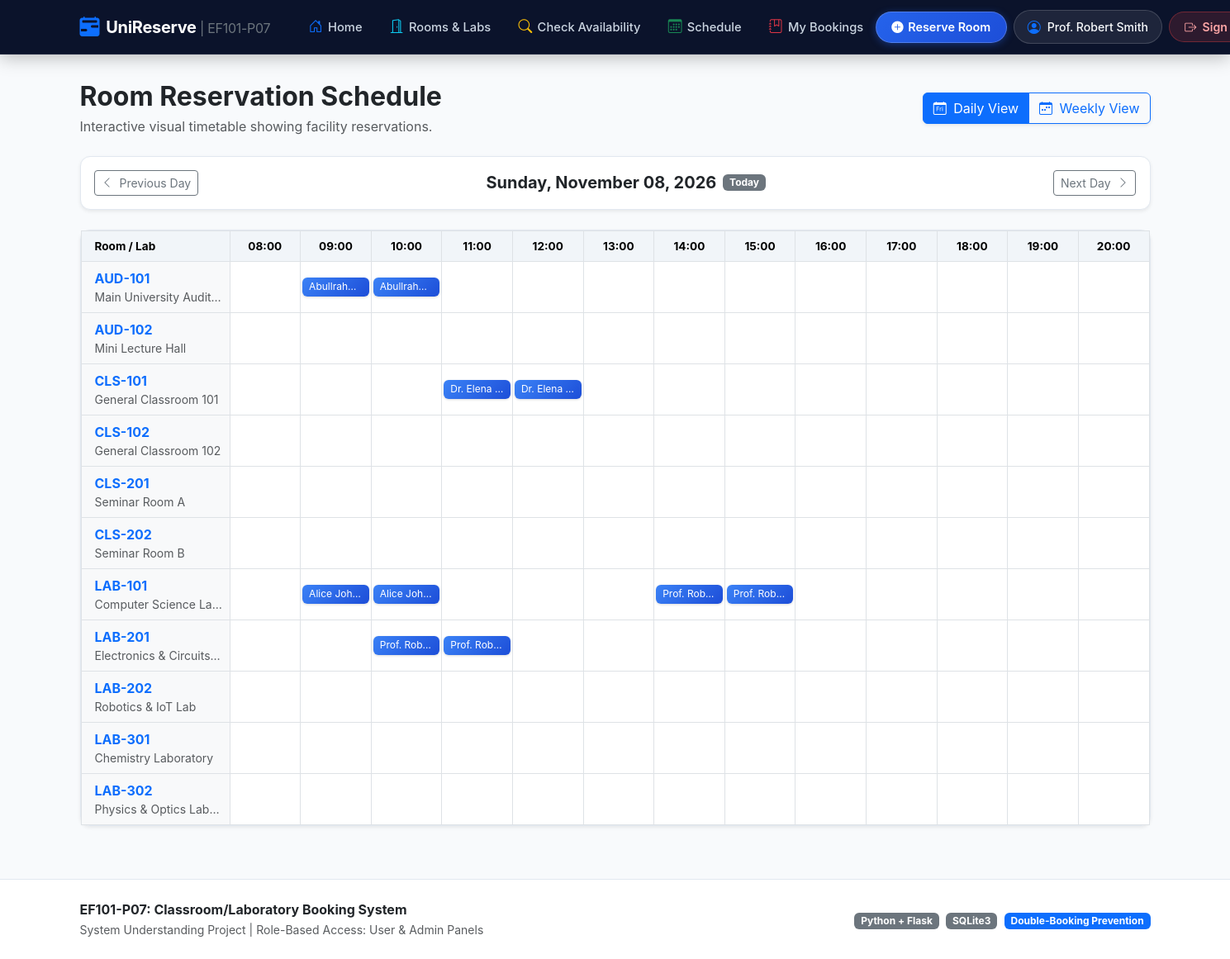
The app's page /schedule (signed in) with its own data.
### tables this page shows
CREATE TABLE rooms (
            id TEXT PRIMARY KEY,
            name TEXT NOT NULL,
            room_type TEXT NOT NULL,
            location TEXT NOT NULL,
            capacity INTEGER NOT NULL,
            equipment TEXT NOT NULL,
            description TEXT
        );

CREATE TABLE bookings (
            id INTEGER PRIMARY KEY AUTOINCREMENT,
            room_id TEXT NOT NULL,
            user_id INTEGER,
            user_name TEXT NOT NULL,
            user_email TEXT NOT NULL,
            booking_date TEXT NOT NULL,
            start_time TEXT NOT NULL,
            end_time TEXT NOT NULL,
            purpose TEXT NOT NULL,
            status TEXT NOT NULL DEFAULT 'Confirmed',
            created_at TEXT NOT NULL,
            FOREIGN KEY (room_id) REFERENCES rooms(id) ON DELETE CASCADE,
            FOREIGN KEY (user_id) REFERENCES users(id) ON DELETE SET NULL
        );

### app.py (the view)
@app.route("/schedule")
def schedule_view():
    view_type = request.args.get("view", "day")
    selected_date_str = request.args.get("date", date.today().isoformat())
    selected_room_id = request.args.get("room_id", "")
    try:
        current_date = datetime.strptime(selected_date_str, "%Y-%m-%d").date()
    except ValueError:
        current_date = date.today()
        selected_date_str = current_date.isoformat()
    conn = database.get_db()
    cursor = conn.cursor()
    cursor.execute("SELECT * FROM rooms ORDER BY id ASC")
    rooms = cursor.fetchall()
    if view_type == "week":
        start_of_week = current_date - timedelta(days=current_date.weekday())
        week_days = [start_of_week + timedelta(days=i) for i in range(7)]
        week_dates_str = [d.isoformat() for d in week_days]
        query = """
            SELECT b.*, r.name as room_name
            FROM bookings b
            JOIN rooms r ON b.room_id = r.id
            WHERE b.booking_date BETWEEN ? AND ?
              AND b.status = 'Confirmed'
        """
        params = [week_dates_str[0], week_dates_str[-1]]
        if selected_room_id:
            query += " AND b.room_id = ?"
            params.append(selected_room_id)
        query += " ORDER BY b.start_time ASC"
        cursor.execute(query, params)
        week_bookings = cursor.fetchall()
        bookings_by_day = {d_str: [] for d_str in week_dates_str}
        for b in week_bookings:
            if b["booking_date"] in bookings_by_day:
                bookings_by_day[b["booking_date"]].append(b)
        prev_week = (current_date - timedelta(days=7)).isoformat()
        next_week = (current_date + timedelta(days=7)).isoformat()
        conn.close()
        return render_template(
            "schedule.html",
            view_type="week",
            current_date=current_date,
            week_days=week_days,
            bookings_by_day=bookings_by_day,
            rooms=rooms,
            selected_room_id=selected_room_id,
            prev_date=prev_week,
            next_date=next_week
        )
    else:
        cursor.execute("""
            SELECT b.*, r.name as room_name
            FROM bookings b
            JOIN rooms r ON b.room_id = r.id
            WHERE b.booking_date = ?
              AND b.status = 'Confirmed'
            ORDER BY b.start_time ASC
        """, (selected_date_str,))
        day_bookings = cursor.fetchall()
        room_schedules = {r["id"]: [] for r in rooms}
        for b in day_bookings:
            if b["room_id"] in room_schedules:
                room_schedules[b["room_id"]].append(b)
        prev_day = (current_date - timedelta(days=1)).isoformat()
        next_day = (current_date + timedelta(days=1)).isoformat()
        time_slots = [f"{hour:02d}:00" for hour in range(8, 21)]
        conn.close()
        return render_template(
            "schedule.html",
            view_type="day",
            current_date=current_date,
            rooms=rooms,
            room_schedules=room_schedules,
            time_slots=time_slots,
            prev_date=prev_day,
            next_date=next_day
        )

### app.py (called while the page is built)
@app.before_request
def require_login():
    public_endpoints = ["login", "register", "static"]
    if request.endpoint and request.endpoint not in public_endpoints:
        if "user_id" not in session:
            return redirect(url_for("login"))

@app.context_processor
def inject_user():
    return {
        "current_user": {
            "id": session.get("user_id"),
            "username": session.get("username"),
            "name": session.get("user_name"),
            "email": session.get("user_email"),
            "role": session.get("role")
        }
    }

### database.py (called while the page is built)
def get_db():
    conn = sqlite3.connect(DB_FILE)
    conn.row_factory = sqlite3.Row
    conn.execute("PRAGMA foreign_keys = ON")
    return conn

### templates/schedule.html (shortened to what this page needs)
{% extends "base.html" %}
{% block content %}
<div class="d-flex justify-content-between align-items-center mb-4 flex-wrap gap-2">
    <div>
        <h2 class="fw-bold text-dark mb-1">Room Reservation Schedule</h2>
        <p class="text-muted mb-0">Interactive visual timetable showing facility reservations.</p>
    </div>
    <div class="btn-group shadow-sm" role="group">
        <a href="{{ url_for('schedule_view', view='day', date=current_date.isoformat()) }}"
           class="btn {% if view_type == 'day' %}btn-primary{% else %}btn-outline-primary{% endif %}">
            <i class="bi bi-calendar-day me-1"></i> Daily View
        </a>
        <a href="{{ url_for('schedule_view', view='week', date=current_date.isoformat()) }}"
           class="btn {% if view_type == 'week' %}btn-primary{% else %}btn-outline-primary{% endif %}">
            <i class="bi bi-calendar-week me-1"></i> Weekly View
        </a>
    </div>
</div>
<div class="card mb-4 bg-white shadow-sm">
    <div class="card-body d-flex justify-content-between align-items-center flex-wrap gap-2">
        <a href="{{ url_for('schedule_view', view=view_type, date=prev_date) }}" class="btn btn-outline-secondary btn-sm">
            <i class="bi bi-chevron-left me-1"></i> Previous {% if view_type == 'week' %}Week{% else %}Day{% endif %}
        </a>
        <div class="d-flex align-items-center gap-2">
            <h5 class="mb-0 fw-bold text-dark">
                {% if view_type == 'week' %}
                    Week: {{ week_days[0].strftime('%b %d') }} - {{ week_days[-1].strftime('%b %d, %Y') }}
                {% else %}
                    {{ current_date.strftime('%A, %B %d, %Y') }}
                {% endif %}
            </h5>
            <a href="{{ url_for('schedule_view', view=view_type) }}" class="badge bg-secondary text-decoration-none">Today</a>
        </div>
        <a href="{{ url_for('schedule_view', view=view_type, date=next_date) }}" class="btn btn-outline-secondary btn-sm">
            Next {% if view_type == 'week' %}Week{% else %}Day{% endif %} <i class="bi bi-chevron-right ms-1"></i>
        </a>
    </div>
</div>
{% if view_type == 'week' %}
    <div class="row g-2">
        {% for day in week_days %}
            {% set day_str = day.isoformat() %}
            {% set day_bookings = bookings_by_day[day_str] %}
            <div class="col-md" style="min-width: 150px;">
                <div class="week-day-col h-100">
                    <div class="week-day-header {% if day_str == current_date.isoformat() %}today{% endif %}">
                        <div class="text-uppercase small">{{ day.strftime('%a') }}</div>
                        <div class="fs-5">{{ day.strftime('%d %b') }}</div>
                    </div>
                    <div class="pt-2">
                        {% if day_bookings %}
                            {% for b in day_bookings %}
                                <div class="card mb-2 p-2 shadow-sm border-0" style="border-left: 3px solid #2563eb !important; background: #f8fafc;">
                                    <div class="d-flex justify-content-between align-items-center">
                                        <span class="badge bg-primary text-white" style="font-size: 0.7rem;">{{ b.room_id }}</span>
                                        <small class="text-muted" style="font-size: 0.72rem;">{{ b.start_time }}-{{ b.end_time }}</small>
                                    </div>
                                    <div class="fw-semibold text-dark text-truncate mt-1" style="font-size: 0.8rem;" title="{{ b.purpose }}">{{ b.purpose }}</div>
                                    <div class="text-muted text-truncate" style="font-size: 0.72rem;">By: {{ b.user_name }}</div>
                                </div>
                            {% endfor %}
                        {% else %}
                            <div class="text-center text-muted py-4 small">
                                <em>No bookings</em>
                            </div>
                        {% endif %}
                    </div>
                </div>
            </div>
        {% endfor %}
    </div>
{% else %}
    <div class="card bg-white shadow-sm">
        <div class="card-body p-0">
            <div class="table-responsive">
                <table class="table table-bordered timeline-table align-middle mb-0">
                    <thead>
                        <tr>
                            <th style="width: 180px; text-align: left;" class="ps-3">Room / Lab</th>
                            {% for slot in time_slots %}
                                <th>{{ slot }}</th>
                            {% endfor %}
                        </tr>
                    </thead>
                    <tbody>
                        {% for r in rooms %}
                            {% set b_list = room_schedules[r.id] %}
                            <tr>
                                <td class="ps-3 bg-light">
                                    <strong class="text-primary">{{ r.id }}</strong><br>
                                    <small class="text-muted text-truncate d-block" style="max-width: 160px;">{{ r.name }}</small>
                                </td>
                                {% for slot in time_slots %}
                                    <td class="timeline-cell">
                                        {% for b in b_list %}
                                            {% if b.start_time <= slot and b.end_time > slot %}
                                                <div class="booking-pill" title="{{ b.purpose }} ({{ b.user_name }})">
                                                    {{ b.user_name }}
                                                </div>
                                            {% endif %}
                                        {% endfor %}
                                    </td>
                                {% endfor %}
                            </tr>
                        {% endfor %}
                    </tbody>
                </table>
            </div>
        </div>
    </div>
{% endif %}
{% endblock %}

### static/css/style.css (style rules this page uses)
:root { --primary-color: #1e3a8a; --primary-light: #3b82f6; --accent-color: #0d9488; --bg-light: #f8fafc; --card-border: #e2e8f0; }
body { font-family: -apple-system, BlinkMacSystemFont, "Segoe UI", Roboto, "Helvetica Neue", Arial, sans-serif; background-color: var(--bg-light); color: #1e293b; min-height: 100vh; display: flex; flex-direction: column; }
.card { border: 1px solid var(--card-border); border-radius: 12px; box-shadow: 0 1px 3px rgba(0, 0, 0, 0.05); transition: transform 0.2s ease, box-shadow 0.2s ease; }
.timeline-table { table-layout: fixed; min-width: 900px; }
.timeline-table th { text-align: center; background-color: #f1f5f9; font-size: 0.85rem; }
.timeline-cell { position: relative; height: 54px; padding: 2px !important; vertical-align: middle; }
.booking-pill { background: linear-gradient(135deg, #3b82f6, #1d4ed8); color: white; padding: 4px 8px; border-radius: 6px; font-size: 0.75rem; line-height: 1.2; overflow: hidden; text-overflow: ellipsis; white-space: nowrap; display: block; box-shadow: 0 1px 3px rgba(0, 0, 0, 0.15); }

### records on screen
rooms: id "AUD-101", name "Main University Audit…"
bookings: user_name "Abullrah…"
rooms: id "AUD-102", name "Mini Lecture Hall"
rooms: id "CLS-101", name "General Classroom 101"
bookings: user_name "Dr. Elena…"
rooms: id "CLS-102", name "General Classroom 102"
rooms: id "CLS-201", name "Seminar Room A"
rooms: id "CLS-202", name "Seminar Room B"
rooms: id "LAB-101", name "Computer Science La…"
bookings: user_name "Alice Joh…"
bookings: user_name "Prof. Rob…"
rooms: id "LAB-201", name "Electronics & Circuits…"
bookings: user_name "Prof. Rob…"
rooms: id "LAB-202", name "Robotics & IoT Lab"
rooms: id "LAB-301", name "Chemistry Laboratory"
rooms: id "LAB-302", name "Physics & Optics Lab…"

### other values on screen
{{ current_user.name }} "Prof. Robert Smith"
{{ current_date.strftime('%A, %B %d, %Y') }} "Sunday, November 08, 2026"
{{ slot }} "08:00" "09:00" "10:00" "11:00" "12:00" "13:00" "14:00" "15:00" "16:00" "17:00" "18:00" "19:00" "20:00"
